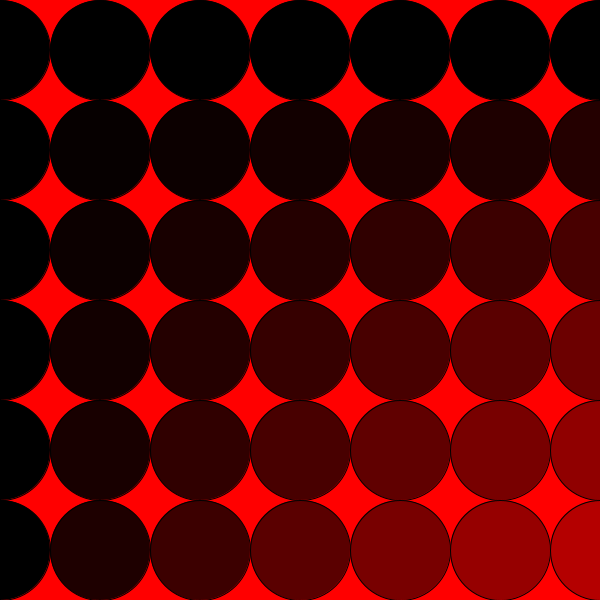
Frame 1 (no input)
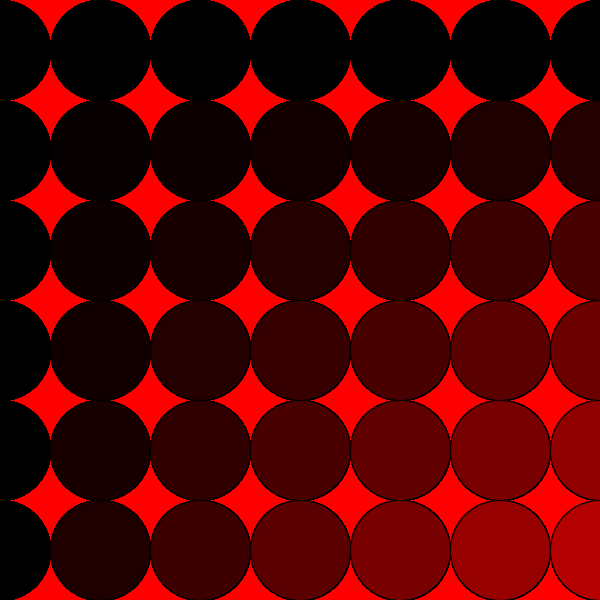
Frame 60 (the mouse pressed at the canvas centre just before this capture)
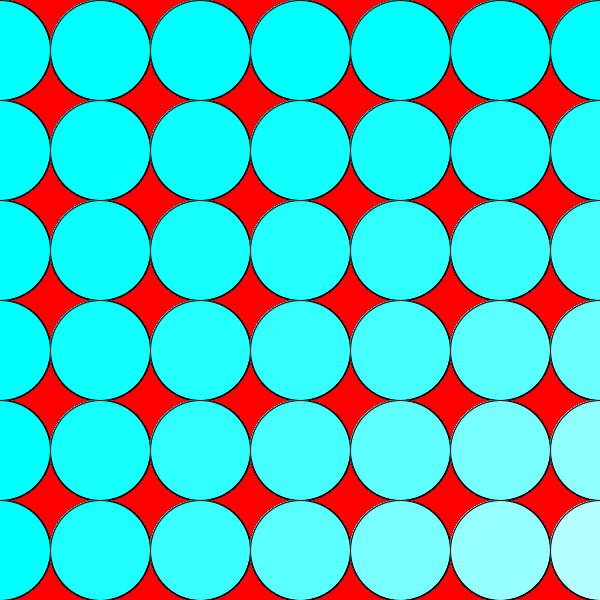
Frame 120 (the mouse held since frame 60 and released just before this capture)

The Processing sketch that drew these frames (run headless with seeded random() and noise(); from frame 60 on, the mouse is pressed at the canvas centre):

// Processing sketch: ejemplo5
// ── ejemplo5.pde
void setup(){
  size(600,600);
  background(255,0,0);
}
void draw(){
  for(int i=0;i<7;i++){
    for(int j=0;j<7;j++){
      fill(i*j*6,mouseX,mouseY);
      ellipse(i*100,j*100+50,100,100);
    }
  }
}
